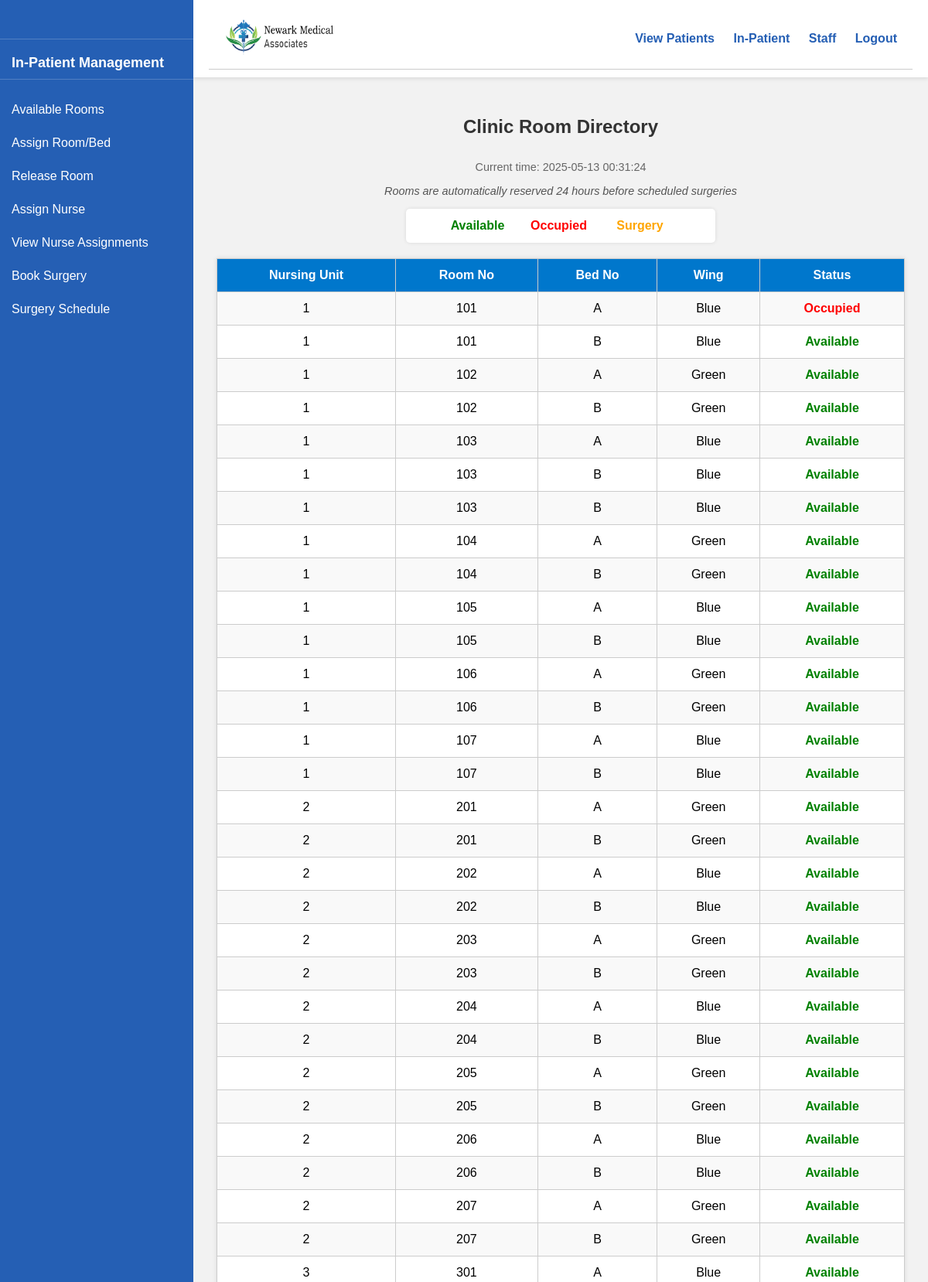
Screenshot of /inpatient/view_rooms.php (signed in, upper part) with the database file from the repository.
### tables this page shows
CREATE TABLE `IN_PATIENT` (
  `Patient_No` int(11) NOT NULL,
  `Nursing_Unit` int(11) NOT NULL,
  `Room_No` int(11) NOT NULL,
  `Bed_No` char(1) NOT NULL,
  `Admission_Date` date DEFAULT NULL,
  PRIMARY KEY (`Patient_No`,`Nursing_Unit`,`Room_No`,`Bed_No`),
  KEY `Nursing_Unit` (`Nursing_Unit`,`Room_No`,`Bed_No`),
  CONSTRAINT `IN_PATIENT_ibfk_1` FOREIGN KEY (`Patient_No`) REFERENCES `PATIENT` (`Patient_No`),
  CONSTRAINT `IN_PATIENT_ibfk_2` FOREIGN KEY (`Nursing_Unit`, `Room_No`, `Bed_No`) REFERENCES `ROOM` (`Nursing_Unit`, `Room_No`, `Bed_No`)
);

CREATE TABLE `ROOM` (
  `Nursing_Unit` int(11) NOT NULL,
  `Room_No` int(11) NOT NULL,
  `Bed_No` char(1) NOT NULL,
  `Wing` varchar(10) DEFAULT NULL,
  PRIMARY KEY (`Nursing_Unit`,`Room_No`,`Bed_No`)
);

### inpatient/view_rooms.php (the view, shortened to what this page needs)
<?php
include('../connect.php');
$current_datetime = date('Y-m-d H:i:s');
?>
<!DOCTYPE html>
<html>
<head>
  <link rel="stylesheet" href="/assets/style.css?v=1.2">
</head>
<body>
<div class="sidebar">
</div>
<div class="main-content-area">
  <header>
    <?php include($_SERVER['DOCUMENT_ROOT'].'/includes/header.php'); ?>
  </header>
  <div class="page-content">
    <h2>Clinic Room Directory</h2>
    <div class="current-time">
      Current time: <?php echo $current_datetime; ?>
    </div>
    <div class="reservation-note">
      Rooms are automatically reserved 24 hours before scheduled surgeries
    </div>
    <div class="room-legend">
      <div class="legend-item">
        <span class="legend-label legend-available">Available</span>
      </div>
      <div class="legend-item">
        <span class="legend-label legend-occupied">Occupied</span>
      </div>
      <div class="legend-item">
        <span class="legend-label legend-surgery">Surgery</span>
      </div>
    </div>
    <table>
      <tr>
        <th>Nursing Unit</th>
        <th>Room No</th>
        <th>Bed No</th>
        <th>Wing</th>
        <th>Status</th>
      </tr>
      <?php
        $sql = "
          SELECT
            R.Nursing_Unit,
            R.Room_No,
            R.Bed_No,
            R.Wing,
            IP.Patient_No,
            SR.Surgery_Date,
            SR.Start_Time,
            SR.End_Time,
            SR.Surgery_Code,
            ST.Name AS SurgeryName,
            P.Name AS PatientName,
            CASE
              WHEN IP.Patient_No IS NOT NULL THEN 'Occupied'
              ELSE 'Available'
            END AS InitialStatus
          FROM ROOM R
          LEFT JOIN IN_PATIENT IP
            ON R.Nursing_Unit = IP.Nursing_Unit
            AND R.Room_No = IP.Room_No
            AND R.Bed_No = IP.Bed_No
          LEFT JOIN (
            SELECT *
            FROM Surgery_Record
            WHERE Status != 'Canceled'
          ) SR
            ON R.Room_No = SR.Room_No
            AND R.Bed_No = SR.Bed_No
            AND R.Nursing_Unit = SR.Nursing_Unit
          LEFT JOIN SURGERY_TYPE ST
            ON SR.Surgery_Code = ST.Surgery_Code
          LEFT JOIN PATIENT P
            ON SR.Patient_No = P.Patient_No
          ORDER BY R.Nursing_Unit, R.Room_No, R.Bed_No
        ";
        $result = $conn->query($sql);
        if ($result && $result->num_rows > 0) {
          while ($row = $result->fetch_assoc()) {
            $status = $row['InitialStatus'];
            $status_class = 'available';
            if ($status === 'Occupied') {
              $status_class = 'occupied';
            }
            $surgeryInfo = '';
            if ($row['Surgery_Date'] && $row['SurgeryName'] && $row['PatientName']) {
              $surgeryDate = date('M d, Y', strtotime($row['Surgery_Date']));
              $startTime = $row['Start_Time'] ? date('H:i', strtotime($row['Start_Time'])) : 'N/A';
              $endTime = $row['End_Time'] ? date('H:i', strtotime($row['End_Time'])) : 'N/A';
              $timeNotice = '';
              $surgeryInfo = "Patient: {$row['PatientName']}\n".
                           "Surgery: {$row['SurgeryName']}\n".
                           "Date: $surgeryDate\n".
                           "Time: $startTime - $endTime" .
                           $timeNotice;
            }
            $surgeryInfoJson = htmlspecialchars(json_encode($surgeryInfo));
            echo "<tr onclick=\"handleRoomClick('{$row['Nursing_Unit']}', '{$row['Room_No']}', '{$row['Bed_No']}', '$status', '{$row['Patient_No']}', $surgeryInfoJson)\">
              <td>{$row['Nursing_Unit']}</td>
              <td>{$row['Room_No']}</td>
              <td>{$row['Bed_No']}</td>
              <td>{$row['Wing']}</td>
              <td class='$status_class'>$status</td>
            </tr>";
          }
        } else {
          echo "<tr><td colspan='5'>No rooms found.</td></tr>";
          if ($result === false) {
            echo "";
          }
        }
      ?>
    </table>
  </div>
</div>
</body>
</html>

### assets/style.css (style rules this page uses)
* { box-sizing: border-box; }
body { margin: 0; font-family: Arial, sans-serif; background-color: #f2f2f2; display: flex; height: 100vh; overflow: hidden; }
.sidebar { width: 250px; background-color: #255fb4; color: white; padding-top: 20px; height: 100vh; position: fixed; overflow-y: auto; z-index: 200; }
.main-content-area { margin-left: 250px; width: calc(100% - 250px); display: flex; flex-direction: column; height: 100vh; }
header { background: white; padding: 10px 20px; box-shadow: 0 2px 5px rgba(0,0,0,0.1); position: sticky; top: 0; z-index: 100; }
.page-content { flex-grow: 1; padding: 30px; overflow-y: auto; }
h1, h2, h3, h4, h5, h6 { color: #333; }
h2 { text-align: center; margin-bottom: 30px; }
table { width: 100%; border-collapse: collapse; background: #fff; box-shadow: 0 0 6px rgba(0,0,0,0.1); margin-top: 20px; margin-bottom: 20px; }
th, td { padding: 12px; border: 1px solid #ccc; text-align: center; }
th { background: #0077cc; color: white; font-weight: bold; }
tr:nth-child(even) { background-color: #f9f9f9; }
.occupied { color: red; font-weight: bold; }
.available { color: green; font-weight: bold; }
.room-legend { display: flex; justify-content: center; margin-bottom: 15px; background: white; padding: 10px; border-radius: 5px; box-shadow: 0 0 5px rgba(0,0,0,0.1); max-width: 400px; margin-left: auto; margin-right: auto; }
.legend-item { display: flex; align-items: center; margin: 0 10px; }
.legend-label { width: 80px; text-align: center; margin-right: 5px; border-radius: 3px; padding: 3px 0; }
.legend-occupied { color: red; font-weight: bold; }
.legend-available { color: green; font-weight: bold; }
.legend-surgery { color: orange; font-weight: bold; }
.current-time { text-align: center; font-size: 0.9em; margin-bottom: 15px; color: #666; }
.reservation-note { text-align: center; font-size: 0.9em; margin-bottom: 15px; color: #555; font-style: italic; }

### rows the page displays
in_patient: room.Nursing_Unit "1", room.Room_No "101", room.Bed_No "A", room.Wing "Blue", status "Occupied"
room: Nursing_Unit "1", Room_No "101", Bed_No "B", Wing "Blue", status "Available"
room: Nursing_Unit "1", Room_No "102", Bed_No "A", Wing "Green", status "Available"
room: Nursing_Unit "1", Room_No "102", Bed_No "B", Wing "Green", status "Available"
room: Nursing_Unit "1", Room_No "103", Bed_No "A", Wing "Blue", status "Available"
room: Nursing_Unit "1", Room_No "103", Bed_No "B", Wing "Blue", status "Available"
room: Nursing_Unit "1", Room_No "104", Bed_No "A", Wing "Green", status "Available"
room: Nursing_Unit "1", Room_No "104", Bed_No "B", Wing "Green", status "Available"
room: Nursing_Unit "1", Room_No "105", Bed_No "A", Wing "Blue", status "Available"
room: Nursing_Unit "1", Room_No "105", Bed_No "B", Wing "Blue", status "Available"
room: Nursing_Unit "1", Room_No "106", Bed_No "A", Wing "Green", status "Available"
room: Nursing_Unit "1", Room_No "106", Bed_No "B", Wing "Green", status "Available"
room: Nursing_Unit "1", Room_No "107", Bed_No "A", Wing "Blue", status "Available"
room: Nursing_Unit "1", Room_No "107", Bed_No "B", Wing "Blue", status "Available"
room: Nursing_Unit "2", Room_No "201", Bed_No "A", Wing "Green", status "Available"
room: Nursing_Unit "2", Room_No "201", Bed_No "B", Wing "Green", status "Available"
room: Nursing_Unit "2", Room_No "202", Bed_No "A", Wing "Blue", status "Available"
room: Nursing_Unit "2", Room_No "202", Bed_No "B", Wing "Blue", status "Available"
room: Nursing_Unit "2", Room_No "203", Bed_No "A", Wing "Green", status "Available"
room: Nursing_Unit "2", Room_No "203", Bed_No "B", Wing "Green", status "Available"
room: Nursing_Unit "2", Room_No "204", Bed_No "A", Wing "Blue", status "Available"
room: Nursing_Unit "2", Room_No "204", Bed_No "B", Wing "Blue", status "Available"
room: Nursing_Unit "2", Room_No "205", Bed_No "A", Wing "Green", status "Available"
room: Nursing_Unit "2", Room_No "205", Bed_No "B", Wing "Green", status "Available"
room: Nursing_Unit "2", Room_No "206", Bed_No "A", Wing "Blue", status "Available"
room: Nursing_Unit "2", Room_No "206", Bed_No "B", Wing "Blue", status "Available"
room: Nursing_Unit "2", Room_No "207", Bed_No "A", Wing "Green", status "Available"
room: Nursing_Unit "2", Room_No "207", Bed_No "B", Wing "Green", status "Available"
room: Nursing_Unit "3", Room_No "301", Bed_No "A", Wing "Blue", status "Available"
